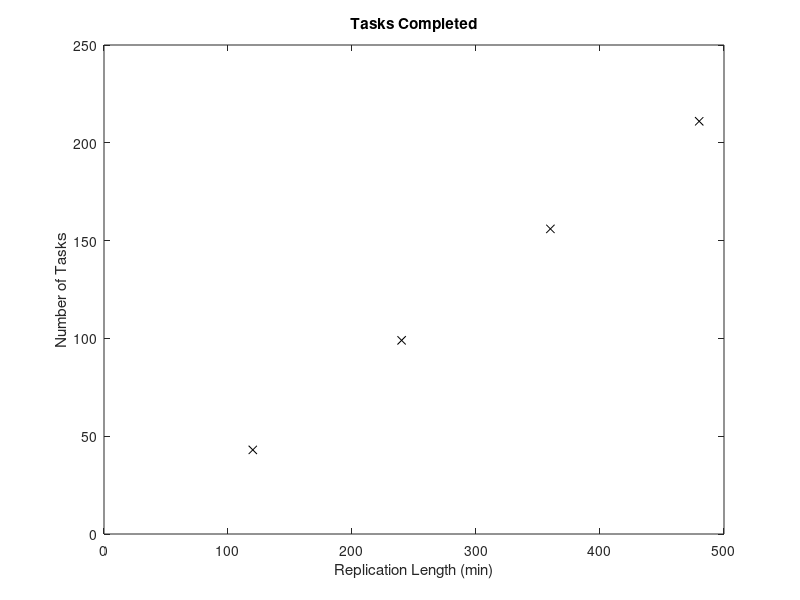
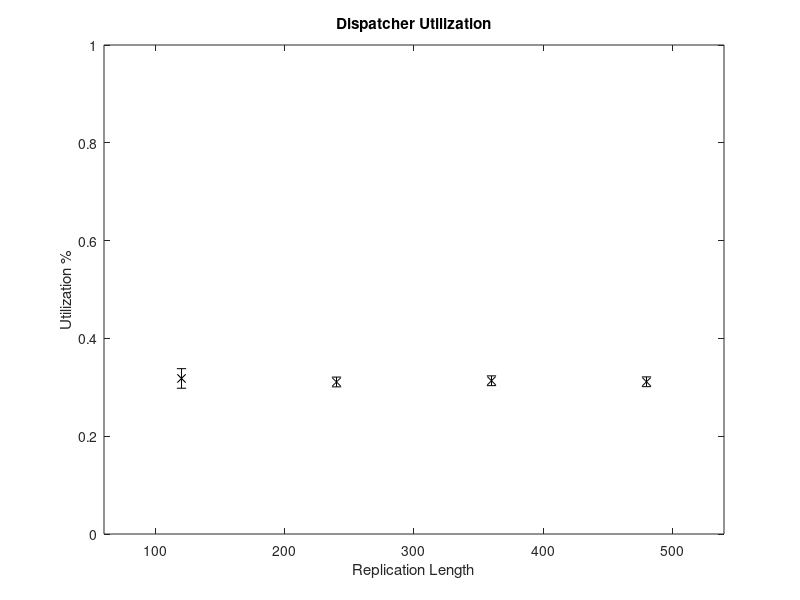

These charts were generated, in order, by the following MATLAB code:
clear all;
figure(1);clf;
x=[120 240 360 480];
y=[43 99 156 211];
plot(x,y,'kx')
set(gca,'xlim',[0,500])
xlabel('Replication Length (min)')
ylabel('Number of Tasks')
title('Tasks Completed')

%utilization
figure(2);clf;
xaxis=[120,240,360,480];
y=[.3181,.3109,.3134,.3113];
hw=[.02,.01,.01,.01];
errorbar(xaxis,y,hw,'kx')
axis([60 540 0 1])
%xticks(1:1:4)
xlabel('Replication Length')
ylabel('Utilization %')
title('Dispatcher Utilization')
